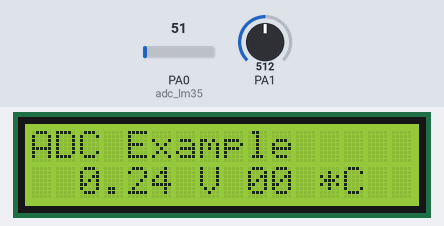
Recording of a program running on a simulated ATmega32, built with avr-gcc and emulated at 1 MHz. Shown: 16×2 character LCD. Wiring (inferred from the names in the program): character LCD (HD44780): RS PD4; R/W PD5; E PD6; data PC4, PC5, PC6, PC7. The test bench sets the inputs (shaded band); at power-on: PA0 (adc_lm35) = 51, PA1 = 512.

Above: at 2.9 s.
3.0 s: PA0 (adc_lm35) set to 61
At 3.6 s:
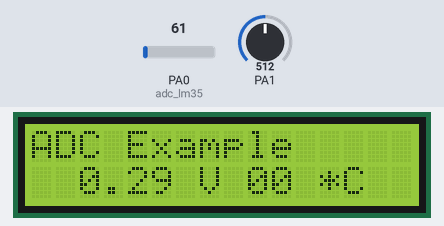
4.7 s: PA1 set to 716
At 5.9 s:
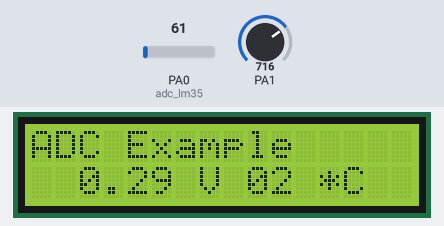
6.2 s: PA0 (adc_lm35) set to 71
At 7.7 s:
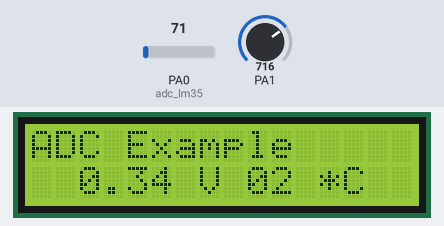
8.0 s: PA1 set to 900
At 9.4 s:
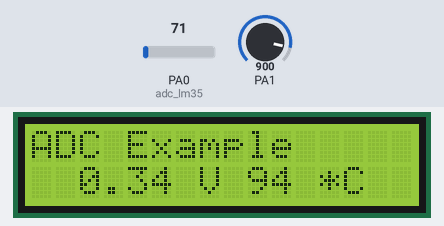
9.7 s: PA0 (adc_lm35) set to 86
At 11.1 s:
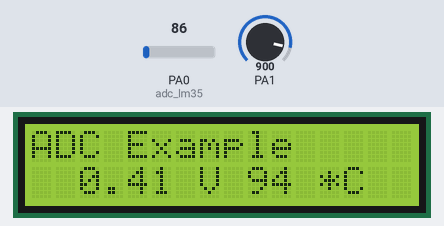
11.4 s: PA1 set to 1023
At 12.5 s:
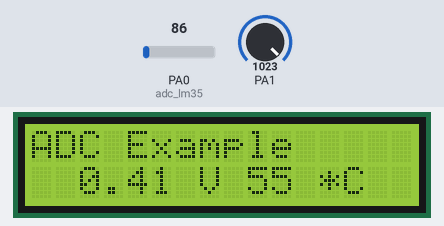
Timing chart, 0 to 13.9 s (numbered marks = the images above; inputs shaded):
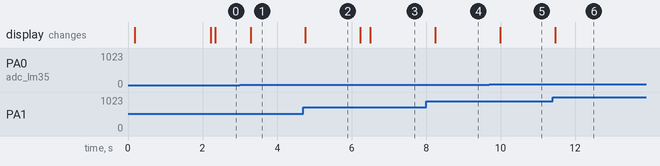

The program:

08_ADC.c
```c
/*
 * ---------------------------------------------------------------- *
 	Project Name: AVR Digital Voltmeter
				  AVR Thermometer using LM35 Temperature Sensor

	Brief: 	This project aims to measure analog voltage (MAX Input 5 VDC)
			as well as LM35 based thermometer using built-in ADC
			peripheral and print the measured value on 16x2 LCD display

 * ---------------------------------------------------------------- *

 * ---------------------------------------------------------------- *
 	Target MCU: ATMega32A, F_CPU=1000000UL
	High Fuse: 0xD9, Low Fuse: 0xE1
	Resource Used: ADC
 * ---------------------------------------------------------------- *

 * ---------------------------------------------------------------- *
							Connections

		PA0 							Input voltage to be measured
		PA1								LM35 Output
		PD4									LCD RS
		PD5									LCD R/W
		PD6									LCD E
		PC7:PC4								LCD Data (D7:D4)

	NB: MCU Power pins, RESET pin, Vref pin, LCD Power pins, LCD Contrast pin
		LCD Back-light LED pins should connect properly

 * ---------------------------------------------------------------- *

 */

/* --------------------- Defined Symbols --------------------------*/
#define SAMPLE 32
/* ----------------------------------------------------------------*/

#include <avr/io.h>
#include <util/delay.h>
#include "lcdlib/lcd_lib.h"

/* ------------------ Function Prototypes -------------------------*/
static uint16_t ReadADC(uint8_t chn);
/* ----------------------------------------------------------------*/

/* -------------------- Global Variables --------------------------*/
/* ----------------------------------------------------------------*/

int main(void) {

	// power up delay to stabilize LCd module
	_delay_ms(100);

	// Required local variables
	uint8_t vin_i = 0, vin_f = 0, temperature = 0;
	uint16_t adcres = 0, adc_lm35 = 0;
	double vin = 0.0;


	/* --------------------- ADC Initialization --------------------*/
	//	AVcc as ADC Ref (REFS1:0 = 1), Right Justified Result (ADLAR = 0)
	//  ADC Prescaler division factor 8 (ADPS2:0 = 3), ADC Clock = F_CPU / 8
	//  ADC Clock should be between 50 KHz to 200 KHz to get the MAX resolution
	//  Enable ADC (ADEN = 1)
	/* ------------------------------------------------------------*/
	ADMUX = 0x40;
	ADCSRA = 0x83;

	// Initialize the LCD module, print welcome message and wait for 2 seconds
	LCDinit();
	LCDWriteStringXY(0, 0, "ADC Example");
	_delay_ms(2000);

    while (1) {

		// Voltmeter Example @ Channel 0 (PA0)
		// Collect ADC Samples
		adcres = 0;
		for (uint8_t s = 0; s < SAMPLE; s++) {
			adcres += ReadADC(0);
		}
		// Get the Average Value of samples
		adcres = adcres/SAMPLE;

		// Convert ADC value to original input (Analog) voltage
		//					ADC * Vref (5.0)
		//			Vin = --------------------
		// 						1024

		vin = (double) ((adcres * 5.0)/1024);

		// Copy integer part of the result
		vin_i = (uint8_t) vin;
		// Copy fraction part of the result (2 digits)
		vin_f = (uint8_t)((vin - vin_i) * 100);

		// Print values on the LCD
		LCDWriteIntXY(2, 1, vin_i, 1);
		LCDWriteString(".");
		LCDWriteIntXY(4, 1, vin_f, 2);
		LCDWriteStringXY(7, 1, "V");
		_delay_ms(100);


		// Temperature Sensor LM35 @ Channel 1 (PA1)
		// Collect ADC Samples
		adc_lm35 = 0;
		for (uint8_t s = 0; s < SAMPLE; s++) {
			adc_lm35 += ReadADC(1);
		}

		// Get the Average Value of samples
		adc_lm35 = adc_lm35/SAMPLE;

		// Convert ADC to corresponding temperature (T) value (10 mV/*C)
		//			    Vin		  ADC * Vref 	   ADC * 5.0		 ADC   ~   ADC
		//  	T  = -------- = -------------- =  ------------- = -------- =  -----
		// 			   10 mV 	 10 mV * 1024	   0.01 * 1024		2.048	    2

		temperature = (uint8_t) (adc_lm35/2);

		// Print values on the LCD
		LCDWriteIntXY(9, 1, temperature, 2);
		LCDWriteStringXY(12, 1, "*C");
		_delay_ms(100);
    }
}

/* ------------------------------------------------------

 *  Function: static uint16_t ReadADC(uint8_t chn)

 *	Used to get ADC value from desired Input channel

 *						Arguments
		uint8_t chn (7:0) 			Input Channel (AIN7:AIN0)

 *						Return
		uint16_t result 			ADC result
		0 							if chn > 7
 --------------------------------------------------------*/

static uint16_t ReadADC(uint8_t chn) {

	uint16_t result = 0;

	// If Channel greater than 7 then return 0
	// Only for single channel operation
	if (chn > 7)
		return result;

	// Select the desired channel with ADMUX register
	ADMUX |= (chn & 0x07);

	// Start the conversion
	ADCSRA |= (1<<ADSC);

	// Wait until the conversion finished
	while( (ADCSRA & (1<<ADSC)));

	// Copy ADC result to local variable
	result = ADCL;
	result |= (uint16_t) (ADCH<<8);


	// De-select the ADC channel
	ADMUX &= ~0x1F;

	// Return the ADC result
	return result;
}
```

lcd_lib.c
```c
#include <avr/io.h>
#include <inttypes.h>
#include <util/delay.h>
#include <avr/pgmspace.h>
#include "lcd_lib.h"

static void LCDMix_4Bit(uint8_t data);

static void LCDMix_4Bit(uint8_t data)
{
  if((data) & (0b10000000))
  {
	  LDPD7 |= 1 << LCD_D7;
  }
  else
  {
	  LDPD7 &= ~(1 << LCD_D7);
  }

  if((data) & (0b01000000))
  {
	  LDPD6 |= 1 << LCD_D6;
  }
  else
  {
	  LDPD6 &= ~(1 << LCD_D6);
  }

  if((data) & (0b00100000))
  {
	  LDPD5 |= 1 << LCD_D5;
  }
  else
  {
	  LDPD5 &= ~(1 << LCD_D5);
  }

  if((data) & (0b00010000))
  {
	  LDPD4 |= 1 << LCD_D4;
  }
  else LDPD4 &= ~(1 << LCD_D4);
}

void LCDinit(void)	//Initializes LCD
{
	_delay_ms(15);

	//zero to data pins
	LCDMix_4Bit(0b00000000);

	//zero to control pins
	LDPRS &= ~(1 << LCD_RS);
	LDPRW &= ~(1 << LCD_RW);
	LDPE &= ~(1 << LCD_E);

	//set data direction
	LDDD4 |= 1 << LCD_D4;
	LDDD5 |= 1 << LCD_D5;
	LDDD6 |= 1 << LCD_D6;
	LDDD7 |= 1 << LCD_D7;

	//control direction pins
	LDDRS |= 1 << LCD_RS;
	LDDRW |= 1 << LCD_RW;
	LDDE |= 1 << LCD_E;

	//---------one------
	LCDMix_4Bit(0b00110000);
	LDPE |= 1 << LCD_E;
	_delay_ms(1);

	LDPE &= ~(1 << LCD_E);
	_delay_ms(1);

	//-----------two-----------
	LCDMix_4Bit(0b00110000);
	LDPE |= 1 << LCD_E;
	_delay_ms(1);

	LDPE &= ~(1 << LCD_E);
	_delay_ms(1);

	//-------three-------------
	LCDMix_4Bit(0b00100000);
	LDPE |= 1 << LCD_E;
	_delay_ms(1);

	LDPE &= ~(1 << LCD_E);
	_delay_ms(1);

	//--------4 bit--dual line---------------
	LCDsendCommand(0b00101000);

	//-----increment address, invisible cursor shift------
	LCDsendCommand(0b00001100);
}

void LCDsendChar(uint8_t ch)	//Sends Char to LCD
{
	LCDMix_4Bit(ch & 0b11110000);
	LDPRS |= 1 << LCD_RS;
	LDPE |= 1 << LCD_E;
	_delay_ms(1);

	LDPE &= ~(1 << LCD_E);
	LDPRS &= ~(1 << LCD_RS);
	_delay_ms(1);

	LCDMix_4Bit((ch & 0b00001111) << 4);
	LDPRS |= 1 << LCD_RS;
	LDPE |= 1 << LCD_E;
	_delay_ms(1);

	LDPE &= ~(1 << LCD_E);
	LDPRS &= ~(1 << LCD_RS);
	_delay_ms(1);
}

void LCDsendCommand(uint8_t cmd)	//Sends Command to LCD
{
	LCDMix_4Bit(cmd & 0b11110000);
	LDPE |= 1 << LCD_E;
	_delay_ms(1);

	LDPE &= ~(1 << LCD_E);
	_delay_ms(1);

	LCDMix_4Bit((cmd & 0b00001111) << 4);
	LDPE |= 1 << LCD_E;
	_delay_ms(1);

	LDPE &= ~(1 << LCD_E);
	_delay_ms(1);
}

void LCDclr(void)	//Clears LCD
{
	LCDsendCommand(1 << LCD_CLR);
}

void LCDhome(void)	//LCD cursor home
{
	LCDsendCommand( 1 << LCD_HOME);
}

void LCDstring(uint8_t* data, uint8_t nBytes)	//Outputs string to LCD
{
	register uint8_t i;		//check to make sure we have a good pointer

	if(!data)
	{
		return;
	}
	// print data
	for(i = 0; i < nBytes; i++)
	{
		LCDsendChar(data[i]);
	}
}

void LCDGotoXY(uint8_t x, uint8_t y)	//Cursor to X Y position
{
	register uint8_t DDRAMAddr;		//remap lines into proper order

	switch(y)
	{
		case 0: DDRAMAddr = LCD_LINE0_DDRAMADDR + x; break;
		case 1: DDRAMAddr = LCD_LINE1_DDRAMADDR + x; break;
		case 2: DDRAMAddr = LCD_LINE2_DDRAMADDR + x; break;
		case 3: DDRAMAddr = LCD_LINE3_DDRAMADDR + x; break;
		default: DDRAMAddr = LCD_LINE0_DDRAMADDR + x;
	}

	LCDsendCommand((1 << LCD_DDRAM) | DDRAMAddr);	//set data address
}

//Copies string from flash memory to LCD at x y position
//const uint8_t welcomeln1[] PROGMEM="AVR LCD DEMO\0";
//CopyStringtoLCD(welcomeln1, 3, 1);
void CopyStringtoLCD(const uint8_t *FlashLoc, uint8_t x, uint8_t y)
{
	uint8_t i;

	LCDGotoXY(x, y);

	for(i = 0; (uint8_t)pgm_read_byte(&FlashLoc[i]); i++)
	{
		LCDsendChar((uint8_t)pgm_read_byte(&FlashLoc[i]));
	}
}

void LCDdefinechar(const uint8_t *pc,uint8_t char_code)
{
	uint8_t a, pcc;
	uint16_t i;

	a = (char_code << 3) | 0x40;

	for(i = 0; i < 8; i++)
	{
		pcc = pgm_read_byte(&pc[i]);
		LCDsendCommand(a++);
		LCDsendChar(pcc);
	}
}

void LCDshiftLeft(uint8_t n)	//Scroll n of characters Right
{
	for(uint8_t i = 0; i < n; i++)
	{
		LCDsendCommand(0x1E);
	}
}

void LCDshiftRight(uint8_t n)	//Scroll n of characters Left
{
	for(uint8_t i = 0; i < n; i++)
	{
		LCDsendCommand(0x18);
	}
}

void LCDcursorOn(void)	//displays LCD cursor
{
	LCDsendCommand(0x0E);
}

void LCDcursorOnBlink(void)		//displays LCD blinking cursor
{
	LCDsendCommand(0x0F);
}

void LCDcursorOFF(void)		//turns OFF cursor
{
	LCDsendCommand(0x0C);
}

void LCDblank(void)		//blanks LCD
{
	LCDsendCommand(0x08);
}

void LCDvisible(void)	//Shows LCD
{
	LCDsendCommand(0x0C);
}

void LCDcursorLeft(uint8_t n)	//Moves cursor by n positions left
{
	for(uint8_t i = 0; i < n; i++)
	{
		LCDsendCommand(0x10);
	}
}

void LCDcursorRight(uint8_t n)	//Moves cursor by n positions left
{
	for(uint8_t i = 0; i < n; i++)
	{
		LCDsendCommand(0x14);
	}
}


void LCDWriteInt(int val, unsigned int field_length)  ///////////////////
{
	char str[5] = {0, 0, 0, 0, 0};
	int i = 4;

	while(val)
	{
		str[i] = val % 10;
		val = val / 10;
		i--;
	}

	for(i = (5 - field_length); i < 5; i++)
	{
		LCDsendChar(48 + str[i]);
	}
}

void LCDWriteString(const char *msg)
{
	/*****************************************************************
	This function Writes a given string to lcd at the current cursor location.
	Arguments:
	msg: a null terminated string to print
	*****************************************************************/
	while(*msg!='\0')
	{
		LCDsendChar(*msg);
		msg++;
	}
}
```

lcd_lib.h
```c
#include <avr/io.h>
#include <inttypes.h>
#include <util/delay.h>
#include <avr/pgmspace.h>

//Customize this portion according to your hardware
//**************************************************
#define LCD_RS	4 	//define MCU pin connected to LCD RS
#define LCD_RW	5 	//define MCU pin connected to LCD R/W
#define LCD_E	6	//define MCU pin connected to LCD E

#define LCD_D4	4	//define MCU pin connected to LCD D4
#define LCD_D5	5	//define MCU pin connected to LCD D5
#define LCD_D6	6	//define MCU pin connected to LCD D6
#define LCD_D7	7	//define MCU pin connected to LCD D7

#define LDPRS PORTD		//RS pin assignment
#define LDDRS DDRD

#define LDPRW PORTD		//RW pin assignment
#define LDDRW DDRD

#define LDPE PORTD		//E pin assignment
#define LDDE DDRD

#define LDPD4 PORTC		//D4 pin assignment
#define LDDD4 DDRC

#define LDPD5 PORTC		//D5 pin assignment
#define LDDD5 DDRC

#define LDPD6 PORTC		//D6 pin assignment
#define LDDD6 DDRC

#define LDPD7 PORTC		//D7 pin assignment
#define LDDD7 DDRC
//**************************************************

//*********************************************************
#define LCD_CLR             0	//DB0: clear display
#define LCD_HOME            1	//DB1: return to home position
#define LCD_ENTRY_MODE      2	//DB2: set entry mode
#define LCD_ENTRY_INC       1	//DB1: increment
#define LCD_ENTRY_SHIFT     0	//DB2: shift
#define LCD_ON_CTRL         3	//DB3: turn LCD/cursor on
#define LCD_ON_DISPLAY      2	//DB2: turn display on
#define LCD_ON_CURSOR       1	//DB1: turn cursor on
#define LCD_ON_BLINK        0	//DB0: blinking cursor
#define LCD_MOVE            4	//DB4: move cursor/display
#define LCD_MOVE_DISP       3	//DB3: move display (0-> move cursor)
#define LCD_MOVE_RIGHT      2	//DB2: move right (0-> left)
#define LCD_FUNCTION        5	//DB5: function set
#define LCD_FUNCTION_8BIT   4	//DB4: set 8BIT mode (0->4BIT mode)
#define LCD_FUNCTION_2LINES 3	//DB3: two lines (0->one line)
#define LCD_FUNCTION_10DOTS 2	//DB2: 5x10 font (0->5x7 font)
#define LCD_CGRAM           6	//DB6: set CG RAM address
#define LCD_DDRAM           7	//DB7: set DD RAM address

//Reading:
#define LCD_BUSY            7	//DB7: LCD is busy
#define LCD_LINES			2	//visible lines
#define LCD_LINE_LENGTH		16	//line length (in characters)

//Cursor position to DDRAM mapping
#define LCD_LINE0_DDRAMADDR		0x00
#define LCD_LINE1_DDRAMADDR		0x40
#define LCD_LINE2_DDRAMADDR		0x14
#define LCD_LINE3_DDRAMADDR		0x54

#define PROGRESSPIXELS_PER_CHAR	6												//Progress bar defines
#define LCDWriteIntXY(x, y, val, fl) {LCDGotoXY(x, y);LCDWriteInt(val, fl);}	//Get int value
#define LCDWriteStringXY(x, y, msg) {LCDGotoXY(x, y);LCDWriteString(msg);}


void LCDsendChar(uint8_t);									//forms data ready to send to LCD
void LCDsendCommand(uint8_t);								//forms data ready to send to LCD
void LCDinit(void);											//Initializes LCD
void LCDclr(void);											//Clears LCD
void LCDhome(void);											//LCD cursor home
void LCDstring(uint8_t*, uint8_t);							//Outputs string to LCD
void LCDGotoXY(uint8_t, uint8_t);							//Cursor to X Y position
void CopyStringtoLCD(const uint8_t*, uint8_t, uint8_t);		//copies flash string to LCD at x,y
void LCDdefinechar(const uint8_t *,uint8_t);				//write char to LCD CGRAM
void LCDshiftRight(uint8_t);								//shift by n characters Right
void LCDshiftLeft(uint8_t);									//shift by n characters Left
void LCDcursorOn(void);										//Underline cursor ON
void LCDcursorOnBlink(void);								//Underline blinking cursor ON
void LCDcursorOFF(void);									//Cursor OFF
void LCDblank(void);										//LCD blank but not cleared
void LCDvisible(void);										//LCD visible
void LCDcursorLeft(uint8_t);								//Shift cursor left by n
void LCDcursorRight(uint8_t);								//shift cursor right by n
void LCDWriteInt(int val, unsigned int field_length);		//Move cursor to XY and print int value
void LCDWriteString(const char *msg);
```

Measured:
- after the input at 3.0 s, the display: changes after 0.29 s (image 1)
- after the input at 4.7 s, the display: changes after 0.06 s (image 2)
- after the input at 6.2 s, the display: first changes at once (image 3 shows a later state)
- after the input at 8.0 s, the display: changes after 0.24 s (image 4)
- after the input at 9.7 s, the display: changes after 0.29 s (image 5)
- after the input at 11.4 s, the display: changes after 0.06 s (image 6)
